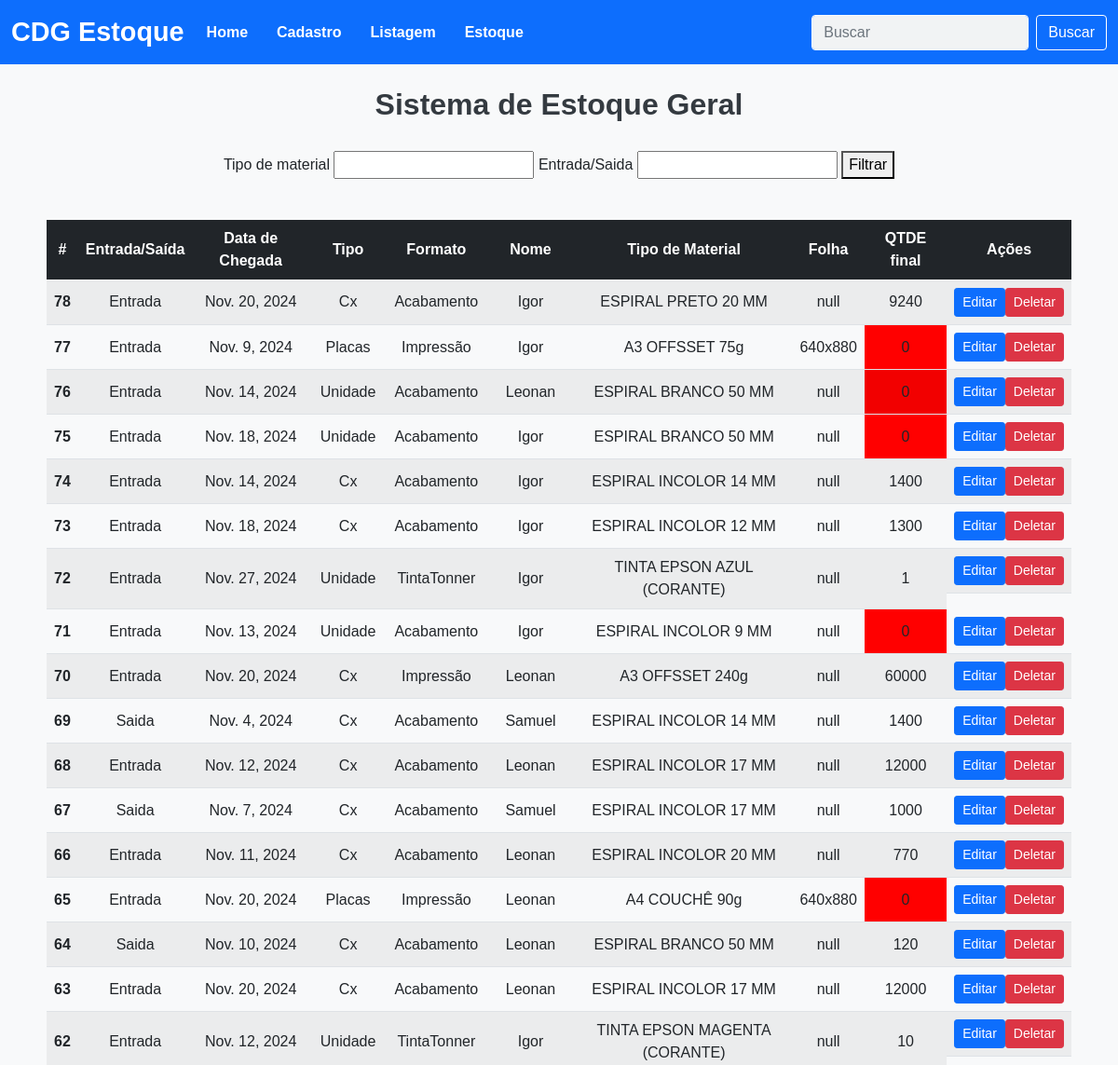
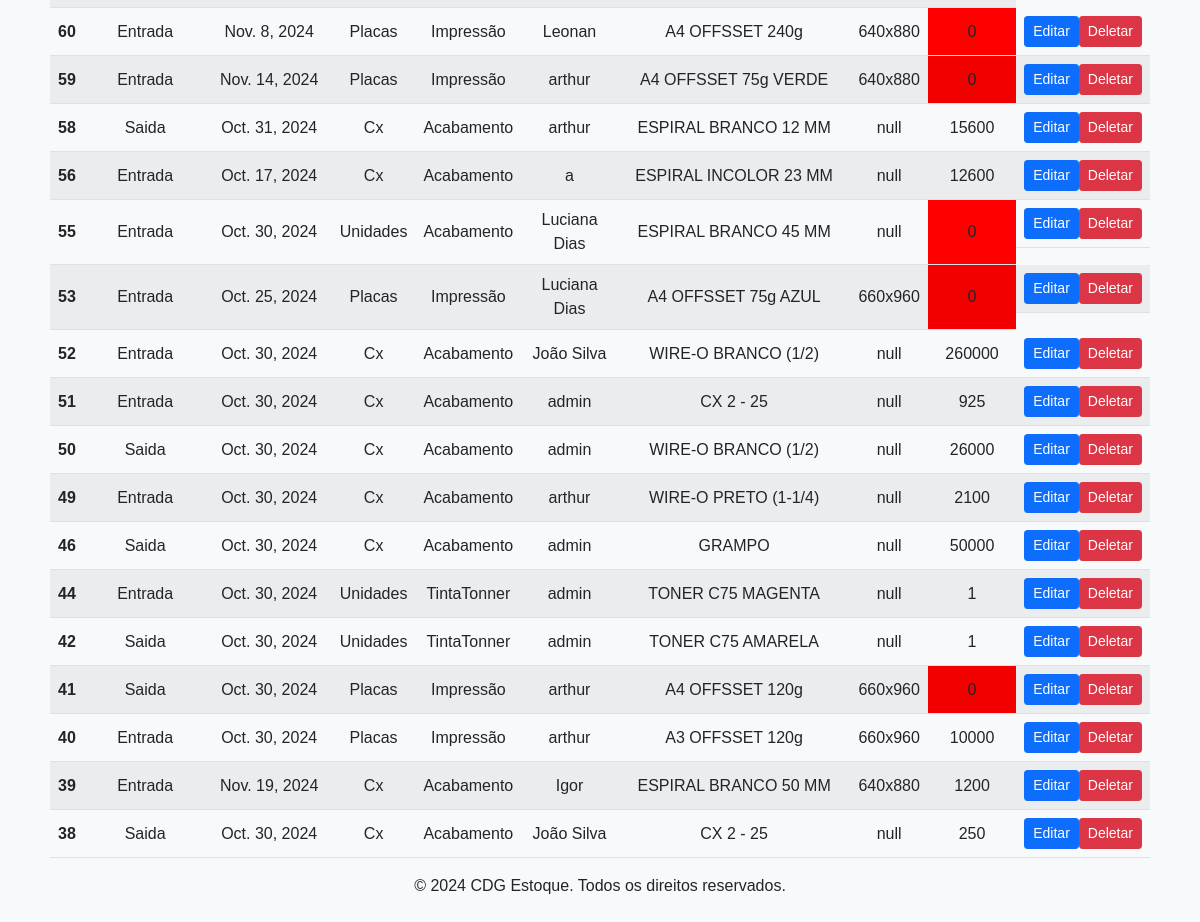
/home/, run on the app's committed database (2 pictures, top to bottom).
### app/models.py (models this page shows, shortened)
class Estoque(models.Model):
    entrada_saida = models.CharField(max_length=50)
    data = models.DateField()
    qtde = models.IntegerField()
    tipo = models.CharField(max_length=100)
    formato = models.CharField(max_length=100)
    nome = models.CharField(max_length=150)
    tipo_de_material = models.CharField(max_length=100)
    formato_da_folha = models.CharField(max_length=100)
    folha = models.CharField(max_length=100)

### app/views.py (the view)
# urls.py: path('home/', home, name='home'),
def home(request):
    tipo_de_material = request.GET.get('tipo_de_material')
    entrada_saida = request.GET.get('entrada_saida')
    print(tipo_de_material, entrada_saida)  # Imprime os parâmetros recebidos para debug
    try:
        estoques = Estoque.objects.all().values()
        df = pd.DataFrame(list(estoques))
        df['qtde_placas_unidades'] = df.apply(calcular_qtde_placas, axis=1)
        df['qtde_folhas_caixa'] = df.apply(calcular_qtde_caixas, axis=1)
        df['qtde_bobinas'] = df.apply(calcular_qtde_bobinas, axis=1)
        df['qtde_bobinas_ensacamento'] = df.apply(calcular_qtde_bobinas_ensacamento, axis=1)
        df['qtde_contra_capa'] = df.apply(calcular_contra_capa, axis=1)
        df['qtde_granpeador'] = df.apply(calcular_granpeador, axis=1)
        df['qtde_grampos'] = df.apply(calcular_grampos, axis=1)
        df['qtde_folhas_caixa_2'] = df.apply(calcular_caixa_2, axis=1)
        df['qtde_tintas_toners'] = df.apply(calcular_tintas_toners, axis=1)
        df['qtde_Wireo'] = df.apply(calcular_Wireo, axis=1)
        df['qtde_espiral'] = df.apply(calcular_espiral, axis=1)
        df['qtde_final'] = df[['qtde_placas_unidades', 'qtde_folhas_caixa', 'qtde_bobinas',
                                'qtde_bobinas_ensacamento', 'qtde_contra_capa',
                                'qtde_granpeador', 'qtde_grampos', 'qtde_folhas_caixa_2',
                                'qtde_tintas_toners', 'qtde_Wireo', 'qtde_espiral']].replace(0, pd.NA).sum(axis=1, skipna=True)
        if tipo_de_material:
            df = df[df['tipo_de_material'].str.contains(tipo_de_material, case=False, na=False)]
        if entrada_saida:
            df = df[df['entrada_saida'].str.contains(entrada_saida, case=False, na=False)]
        df = df.sort_values(by='id', ascending=False)
        context = {'db': df.to_dict(orient='records')}
        return render(request, 'index.html', context)
    except Exception as e:
        messages.error(request, f"Erro ao carregar os dados do estoque: {e}")
        return render(request, 'index.html')

### app/views.py (called while the page is built)
def calcular_qtde_caixas(row):
    qtde = row['qtde']
    if row['tipo'] == 'Cx':
        if row['tipo_de_material'][:2] == 'A4':
            if row['tipo'] == 'Cx' and row['formato'] == 'Impressão':
                return qtde * 5000
        elif row['tipo_de_material'][:2] == 'A3':
            if row['tipo'] == 'Cx' and row['formato'] == 'Impressão':
                return qtde * 5000
        return 0
    return 0

def calcular_qtde_bobinas(row):
    qtde = row['qtde']
    if row['tipo_de_material'] in [
        'BOBINA DE LAMINAÇÃO BRILHO (MAIOR)',
        'BOBINA DE LAMINAÇÃO BRILHO (MENOR)',
        'BOBINA DE LAMINAÇÃO FOSCO',
        'BOBINA DE LAMINAÇÃO HOLOGRAFICA',
        'BOBINA PLASTICA (SHIRINK)'
    ]:
        return qtde
    return 0

def calcular_qtde_bobinas_ensacamento(row):
    qtde = row['qtde']
    if row['tipo_de_material'] == 'BOBINA PLASTICA A4 (ENSACAMENTO)':
        return qtde * 8
    elif row['tipo_de_material'] == 'BOBINA PLASTICA A3 (ENSACAMENTO)':
        return qtde * 6
    else:
        return 0

def calcular_contra_capa(row):
    qtde = row['qtde']
    if row['tipo']=='Cx':
        if row['tipo_de_material'] == 'CAPA PLASTICA INCOLOR':
            return qtde * 10 * 100
        if row['tipo_de_material'] == 'CONTRA CAPA PLASTICA AZUL':
            return qtde * 10 * 100
        if row['tipo_de_material'] == 'CONTRA CAPA PLASTICA PRETO':
            return qtde* 10 * 100
        return 0
    return 0

def calcular_granpeador(row):
    qtde = row['qtde']
    if row['tipo_de_material'] == 'GRAMPEADOR':
        return qtde
    else:
        return 0

def calcular_grampos(row):
    qtde = row['qtde']
    if row['tipo_de_material'] == 'GRAMPO':
        return qtde * 5000
    else:
        return 0

def calcular_caixa_2(row):
    qtde = row['qtde']
    tipo = row['tipo']
    if tipo == 'Cx':
        if row['tipo_de_material'] == 'CX 2 - 25':
            return row['qtde'] * 25
        elif row['tipo_de_material'] == 'CX 2 - 20':
            return row['qtde'] * 20
        else:
            return 0
    else:
        return 0

### app/templates/index.html (shortened to what this page needs)
{% load static %}
<!DOCTYPE html>
<html lang="pt-br">
<head>
    <link href="https://cdn.jsdelivr.net/npm/bootstrap@5.0.2/dist/css/bootstrap.min.css" rel="stylesheet" />
    <link rel="stylesheet" href="{% static 'style/style_index.css' %}" />
</head>
<body>
    <nav class="navbar navbar-expand-lg navbar-light bg-primary">
        <div class="container-fluid">
          <a class="navbar-brand" href="#">CDG Estoque</a>
          <div class="collapse navbar-collapse" id="navbarSupportedContent">
            <ul class="navbar-nav me-auto mb-2 mb-lg-0">
              <li class="nav-item">
                <a class="nav-link active" href="/">Home</a>
              </li>
              <li class="nav-item">
                <a class="nav-link" href="/form">Cadastro</a>
              </li>
              <li class="nav-item">
                <a class="nav-link" href="/home">Listagem</a>
              </li>
              <li class="nav-item">
                <a class="nav-link" href="/estoque">Estoque</a>
              </li>
            </ul>
            <form class="d-flex">
              <input class="form-control me-2" type="search" placeholder="Buscar" aria-label="Buscar">
              <button class="btn btn-outline-success" type="submit">Buscar</button>
            </form>
          </div>
        </div>
      </nav>
    <div class="container mt-1">
        <div class="row">
            <div class="col-12 col-sm-12 col-md-12 col-lg-12 col-xl-12 col-xxl-12 m-auto text-center">
                <h1 id="tirulocentral">Sistema de Estoque Geral</h1>
                <form action="{% url 'home' %}" method="get">
                    <label for="">Tipo de material</label>
                    <input type="text" id="tipo_de_material" name="tipo_de_material">
                    <label for="">Entrada/Saida</label>
                    <input type="text" id="entrada_saida" name="entrada_saida">
                    <button type="submit">Filtrar</button>
                </form>
                <div class="table-responsive mt-4">
                    <table class="table table-striped table-hover">
                        <thead class="table-dark">
                            <tr>
                                <th scope="col">#</th>
                                <th scope="col">Entrada/Saída</th>
                                <th scope="col">Data de Chegada</th>
                                <th scope="col">Tipo</th>
                                <th scope="col">Formato</th>
                                <th scope="col">Nome</th>
                                <th scope="col">Tipo de Material</th>
                                <th scope="col">Folha</th>
                                <th scope="col">QTDE final</th>
                                <th scope="col">Ações</th>
                            </tr>
                        </thead>
                        <tbody>
                            {% for dbs in db %}
                                <tr>
                                    <th>{{ dbs.id }}</th>
                                    <td>{{ dbs.entrada_saida }}</td>
                                    <td>{{ dbs.data }}</td>
                                    <td>{{ dbs.tipo }}</td>
                                    <td>{{ dbs.formato }}</td>
                                    <td>{{ dbs.nome }}</td>
                                    <td>{{ dbs.tipo_de_material }}</td>
                                    <td>{{ dbs.formato_da_folha }}</td>
                                    <td id="qtde_alert">{{ dbs.qtde_final }}</td>
                                    <td id="btn-table">
                                        <a href="edit/{{ dbs.id }}" class="btn btn-primary btn-sm">Editar</a>
                                        <a href="delete/{{ dbs.id }}" class="btn btn-danger btn-sm">Deletar</a>
                                    </td>
                                </tr>
                            {% endfor %}
                        </tbody>
                    </table>
                </div>
            </div>
        </div>
        <footer class="footer">
            <p>&copy; 2024 CDG Estoque. Todos os direitos reservados.</p>
        </footer>
    </div>
</body>
</html>

### app/style/style_index.css (style rules this page uses)
#tirulocentral { font-size: 48px; font-weight: bold; color: #333; }

### app/templates/index.html (style rules this page uses)
body { font-family: Arial, sans-serif; background-color: #f8f9fa; padding-bottom: 60px; }
.navbar-brand { font-weight: bold; color: #0d6efd; }
.navbar-nav .nav-link.active { font-weight: bold; color: #198754; }
#tirulocentral { font-size: 2rem; font-weight: bold; color: #343a40; }
table { margin-top: 20px; }
.table-dark th { text-align: center; }
h1 { color: #343a40; font-family: 'Arial', sans-serif; margin-bottom: 30px; }
td, th { vertical-align: middle; text-align: center; }
#btn-table { display: flex; }
.navbar { background-color: #1a73e8; }
.navbar-brand, .nav-link { color: #ffffff !important; font-weight: bold; }
.form-control { border: 1px solid #ffffff; background-color: #f1f3f4; color: #000; }
.btn-outline-success { color: #ffffff; border-color: #ffffff; }
.navbar-nav .nav-item { margin-right: 15px; }
.navbar-brand { font-size: 1.8rem; }
.container { display: flex; flex-direction: column; align-items: center; padding: 20px; }

### data on the page
Estoque: entrada_saida "Entrada", data "Nov. 20, 2024", tipo "Cx", formato "Acabamento", nome "Igor", tipo_de_material "ESPIRAL PRETO 20 MM", formato_da_folha "null"
Estoque: entrada_saida "Entrada", data "Nov. 9, 2024", tipo "Placas", formato "Impressão", nome "Igor", tipo_de_material "A3 OFFSSET 75g", formato_da_folha "640x880"
Estoque: entrada_saida "Entrada", data "Nov. 14, 2024", tipo "Unidade", formato "Acabamento", nome "Leonan", tipo_de_material "ESPIRAL BRANCO 50 MM", formato_da_folha "null"
Estoque: entrada_saida "Entrada", data "Nov. 18, 2024", tipo "Unidade", formato "Acabamento", nome "Igor", tipo_de_material "ESPIRAL BRANCO 50 MM", formato_da_folha "null"
Estoque: entrada_saida "Entrada", data "Nov. 14, 2024", tipo "Cx", formato "Acabamento", nome "Igor", tipo_de_material "ESPIRAL INCOLOR 14 MM", formato_da_folha "null"
Estoque: entrada_saida "Entrada", data "Nov. 18, 2024", tipo "Cx", formato "Acabamento", nome "Igor", tipo_de_material "ESPIRAL INCOLOR 12 MM", formato_da_folha "null"
Estoque: entrada_saida "Entrada", data "Nov. 27, 2024", tipo "Unidade", formato "TintaTonner", nome "Igor", tipo_de_material "TINTA EPSON AZUL (CORANTE)", formato_da_folha "null"
Estoque: entrada_saida "Entrada", data "Nov. 13, 2024", tipo "Unidade", formato "Acabamento", nome "Igor", tipo_de_material "ESPIRAL INCOLOR 9 MM", formato_da_folha "null"
Estoque: entrada_saida "Entrada", data "Nov. 20, 2024", tipo "Cx", formato "Impressão", nome "Leonan", tipo_de_material "A3 OFFSSET 240g", formato_da_folha "null"
Estoque: entrada_saida "Saida", data "Nov. 4, 2024", tipo "Cx", formato "Acabamento", nome "Samuel", tipo_de_material "ESPIRAL INCOLOR 14 MM", formato_da_folha "null"
Estoque: entrada_saida "Entrada", data "Nov. 12, 2024", tipo "Cx", formato "Acabamento", nome "Leonan", tipo_de_material "ESPIRAL INCOLOR 17 MM", formato_da_folha "null"
Estoque: entrada_saida "Saida", data "Nov. 7, 2024", tipo "Cx", formato "Acabamento", nome "Samuel", tipo_de_material "ESPIRAL INCOLOR 17 MM", formato_da_folha "null"
Estoque: entrada_saida "Entrada", data "Nov. 11, 2024", tipo "Cx", formato "Acabamento", nome "Leonan", tipo_de_material "ESPIRAL INCOLOR 20 MM", formato_da_folha "null"
Estoque: entrada_saida "Entrada", data "Nov. 20, 2024", tipo "Placas", formato "Impressão", nome "Leonan", tipo_de_material "A4 COUCHÊ 90g", formato_da_folha "640x880"
Estoque: entrada_saida "Saida", data "Nov. 10, 2024", tipo "Cx", formato "Acabamento", nome "Leonan", tipo_de_material "ESPIRAL BRANCO 50 MM", formato_da_folha "null"
Estoque: entrada_saida "Entrada", data "Nov. 20, 2024", tipo "Cx", formato "Acabamento", nome "Leonan", tipo_de_material "ESPIRAL INCOLOR 17 MM", formato_da_folha "null"
Estoque: entrada_saida "Entrada", data "Nov. 12, 2024", tipo "Unidade", formato "TintaTonner", nome "Igor", tipo_de_material "TINTA EPSON MAGENTA (CORANTE)", formato_da_folha "null"
Estoque: entrada_saida "Entrada", data "Nov. 8, 2024", tipo "Placas", formato "Impressão", nome "Leonan", tipo_de_material "A4 OFFSSET 240g", formato_da_folha "640x880"
Estoque: entrada_saida "Entrada", data "Nov. 14, 2024", tipo "Placas", formato "Impressão", nome "arthur", tipo_de_material "A4 OFFSSET 75g VERDE", formato_da_folha "640x880"
Estoque: entrada_saida "Saida", data "Oct. 31, 2024", tipo "Cx", formato "Acabamento", nome "arthur", tipo_de_material "ESPIRAL BRANCO 12 MM", formato_da_folha "null"
Estoque: entrada_saida "Entrada", data "Oct. 17, 2024", tipo "Cx", formato "Acabamento", tipo_de_material "ESPIRAL INCOLOR 23 MM", formato_da_folha "null"
Estoque: entrada_saida "Entrada", data "Oct. 30, 2024", tipo "Unidades", formato "Acabamento", nome "Luciana Dias", tipo_de_material "ESPIRAL BRANCO 45 MM", formato_da_folha "null"
Estoque: entrada_saida "Entrada", data "Oct. 25, 2024", tipo "Placas", formato "Impressão", nome "Luciana Dias", tipo_de_material "A4 OFFSSET 75g AZUL", formato_da_folha "660x960"
Estoque: entrada_saida "Entrada", data "Oct. 30, 2024", tipo "Cx", formato "Acabamento", nome "João Silva", tipo_de_material "WIRE-O BRANCO (1/2)", formato_da_folha "null"
Estoque: entrada_saida "Entrada", data "Oct. 30, 2024", tipo "Cx", formato "Acabamento", nome "admin", tipo_de_material "CX 2 - 25", formato_da_folha "null"
Estoque: entrada_saida "Saida", data "Oct. 30, 2024", tipo "Cx", formato "Acabamento", nome "admin", tipo_de_material "WIRE-O BRANCO (1/2)", formato_da_folha "null"
Estoque: entrada_saida "Entrada", data "Oct. 30, 2024", tipo "Cx", formato "Acabamento", nome "arthur", tipo_de_material "WIRE-O PRETO (1-1/4)", formato_da_folha "null"
Estoque: entrada_saida "Saida", data "Oct. 30, 2024", tipo "Cx", formato "Acabamento", nome "admin", tipo_de_material "GRAMPO", formato_da_folha "null"
Estoque: entrada_saida "Entrada", data "Oct. 30, 2024", tipo "Unidades", formato "TintaTonner", nome "admin", tipo_de_material "TONER C75 MAGENTA", formato_da_folha "null"
Estoque: entrada_saida "Saida", data "Oct. 30, 2024", tipo "Unidades", formato "TintaTonner", nome "admin", tipo_de_material "TONER C75 AMARELA", formato_da_folha "null"
Estoque: entrada_saida "Saida", data "Oct. 30, 2024", tipo "Placas", formato "Impressão", nome "arthur", tipo_de_material "A4 OFFSSET 120g", formato_da_folha "660x960"
Estoque: entrada_saida "Entrada", data "Oct. 30, 2024", tipo "Placas", formato "Impressão", nome "arthur", tipo_de_material "A3 OFFSSET 120g", formato_da_folha "660x960"
Estoque: entrada_saida "Entrada", data "Nov. 19, 2024", tipo "Cx", formato "Acabamento", nome "Igor", tipo_de_material "ESPIRAL BRANCO 50 MM", formato_da_folha "640x880"
Estoque: entrada_saida "Saida", data "Oct. 30, 2024", tipo "Cx", formato "Acabamento", nome "João Silva", tipo_de_material "CX 2 - 25", formato_da_folha "null"

### other printed values
{{ dbs.id }} "78" "77" "76" "75" "74" "73" "72" "71" "70" "69" "68" "67" "66" "65" "64" "63" "62" "60" "59" "58" "56" "55" "53" "52" "51" "50" "49" "46" "44" "42" "41" "40" "39" "38"
{{ dbs.qtde_final }} "9240" "0" "0" "0" "1400" "1300" "1" "0" "60000" "1400" "12000" "1000" "770" "0" "120" "12000" "10" "0" "0" "15600" "12600" "0" "0" "260000" "925" "26000" "2100" "50000" "1" "1" "0" "10000" "1200" "250"
{{ dbs.nome }} "a"
